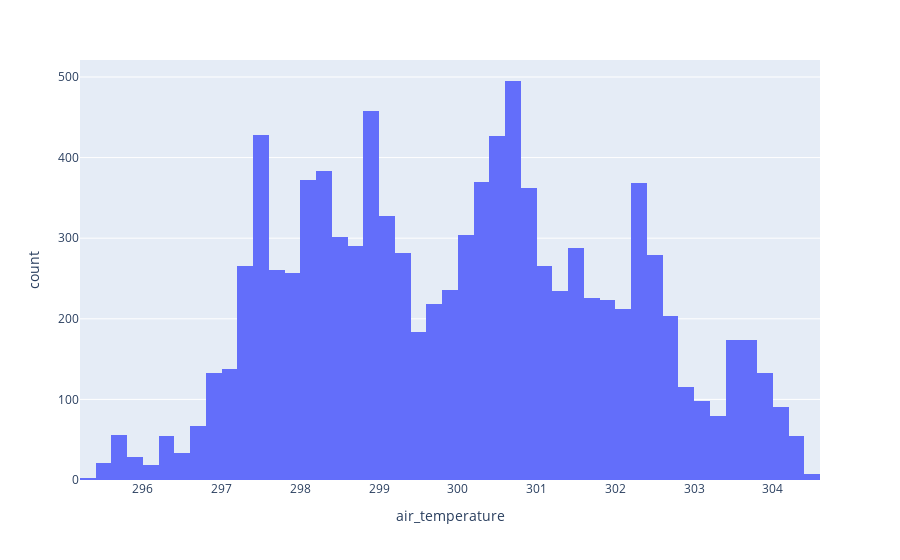
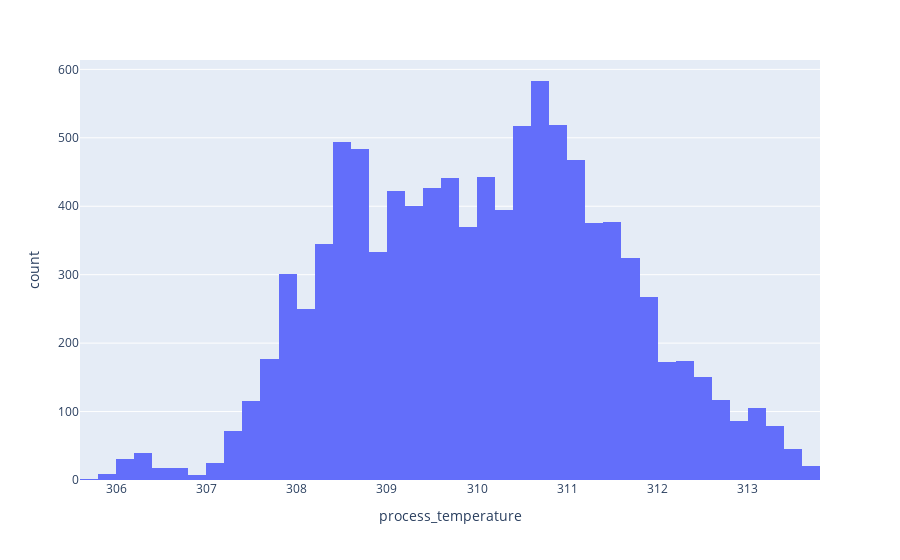
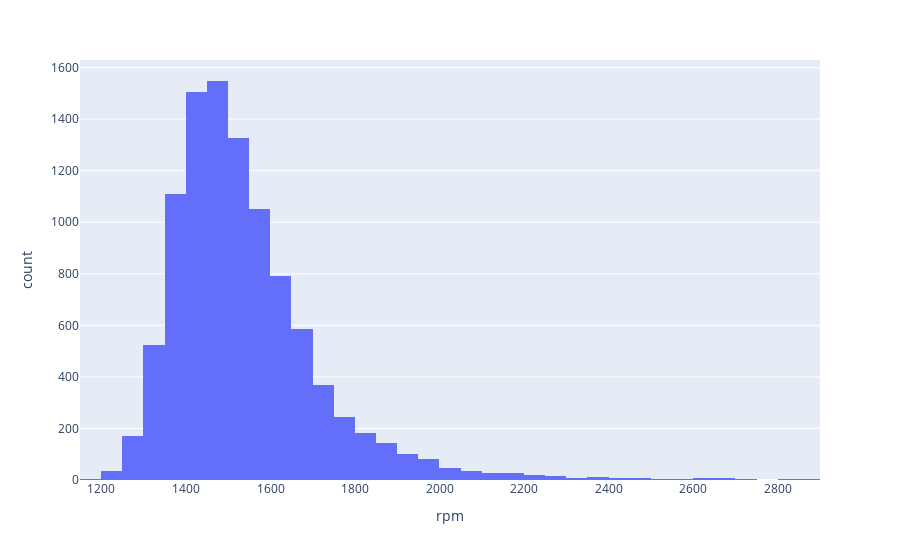
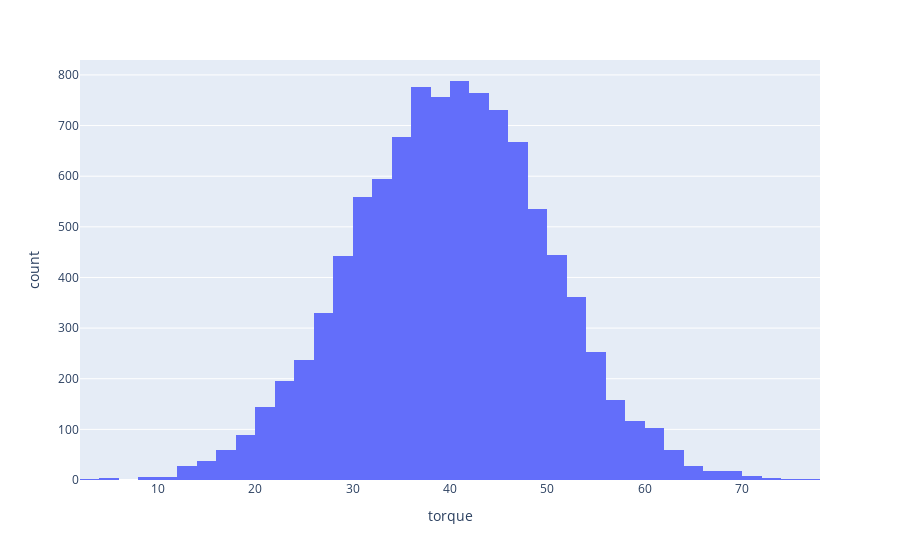

The code cell stored with these charts, in order, in its notebook:
### Code cell
for column in df_phyical_factors.columns:
    fig = px.histogram(df_phyical_factors, x=column, nbins=50)
    fig.show()

### Figure 1 — Plotly figure (JSON) as saved in the notebook; plotly's stock layout.template omitted (floating-point values rounded to 4 significant figures; data arrays with more than 128 entries replaced by an {"elided": "..."} marker saying what was removed)
{"data": [{"bingroup": "x", "hovertemplate": "air_temperature=%{x}<br>count=%{y}<extra></extra>", "legendgroup": "", "marker": {"color": "#636efa", "pattern": {"shape": ""}}, "name": "", "nbinsx": 50, "orientation": "v", "showlegend": false, "x": {"elided": "10000 float values"}, "xaxis": "x", "yaxis": "y", "type": "histogram"}], "layout": {"xaxis": {"anchor": "y", "domain": [0.0, 1.0], "title": {"text": "air_temperature"}}, "yaxis": {"anchor": "x", "domain": [0.0, 1.0], "title": {"text": "count"}}, "legend": {"tracegroupgap": 0}, "margin": {"t": 60}, "barmode": "relative"}}

### Figure 2 — Plotly figure (JSON) as saved in the notebook; plotly's stock layout.template omitted (floating-point values rounded to 4 significant figures; data arrays with more than 128 entries replaced by an {"elided": "..."} marker saying what was removed)
{"data": [{"bingroup": "x", "hovertemplate": "process_temperature=%{x}<br>count=%{y}<extra></extra>", "legendgroup": "", "marker": {"color": "#636efa", "pattern": {"shape": ""}}, "name": "", "nbinsx": 50, "orientation": "v", "showlegend": false, "x": {"elided": "10000 float values"}, "xaxis": "x", "yaxis": "y", "type": "histogram"}], "layout": {"xaxis": {"anchor": "y", "domain": [0.0, 1.0], "title": {"text": "process_temperature"}}, "yaxis": {"anchor": "x", "domain": [0.0, 1.0], "title": {"text": "count"}}, "legend": {"tracegroupgap": 0}, "margin": {"t": 60}, "barmode": "relative"}}

### Figure 3 — Plotly figure (JSON) as saved in the notebook; plotly's stock layout.template omitted (floating-point values rounded to 4 significant figures; data arrays with more than 128 entries replaced by an {"elided": "..."} marker saying what was removed)
{"data": [{"bingroup": "x", "hovertemplate": "rpm=%{x}<br>count=%{y}<extra></extra>", "legendgroup": "", "marker": {"color": "#636efa", "pattern": {"shape": ""}}, "name": "", "nbinsx": 50, "orientation": "v", "showlegend": false, "x": {"elided": "10000 int values"}, "xaxis": "x", "yaxis": "y", "type": "histogram"}], "layout": {"xaxis": {"anchor": "y", "domain": [0.0, 1.0], "title": {"text": "rpm"}}, "yaxis": {"anchor": "x", "domain": [0.0, 1.0], "title": {"text": "count"}}, "legend": {"tracegroupgap": 0}, "margin": {"t": 60}, "barmode": "relative"}}

### Figure 4 — Plotly figure (JSON) as saved in the notebook; plotly's stock layout.template omitted (floating-point values rounded to 4 significant figures; data arrays with more than 128 entries replaced by an {"elided": "..."} marker saying what was removed)
{"data": [{"bingroup": "x", "hovertemplate": "torque=%{x}<br>count=%{y}<extra></extra>", "legendgroup": "", "marker": {"color": "#636efa", "pattern": {"shape": ""}}, "name": "", "nbinsx": 50, "orientation": "v", "showlegend": false, "x": {"elided": "10000 float values"}, "xaxis": "x", "yaxis": "y", "type": "histogram"}], "layout": {"xaxis": {"anchor": "y", "domain": [0.0, 1.0], "title": {"text": "torque"}}, "yaxis": {"anchor": "x", "domain": [0.0, 1.0], "title": {"text": "count"}}, "legend": {"tracegroupgap": 0}, "margin": {"t": 60}, "barmode": "relative"}}
